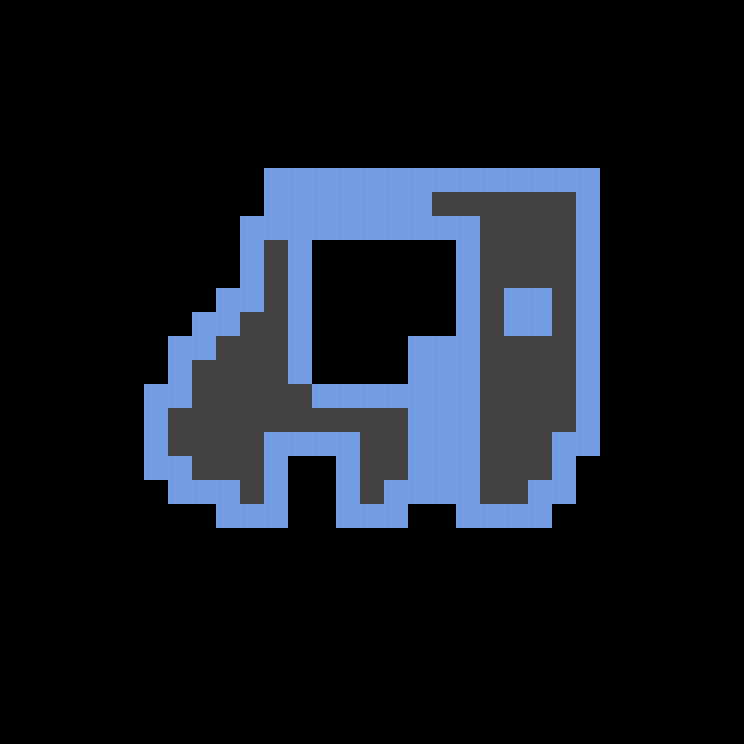

A 2D game scene composited from a Tiled map and its tileset images. What follows is a short description and the map's XML, with each tile layer's data collapsed to a summary:
An orthogonal 31x31 tile map with 24x24 px tiles, 1 tile layer (set), 2 tilesets.

<map version="1.4" tiledversion="1.4.2" orientation="orthogonal" renderorder="right-down" width="31" height="31" tilewidth="24" tileheight="24" infinite="0" nextlayerid="2" nextobjectid="1">
 <tileset firstgid="1" name="rules_sewers" tilewidth="24" tileheight="24" tilecount="6" columns="3">
  <image source="rules_sewers.png" width="72" height="48" />
 </tileset>
 <tileset firstgid="7" name="sewer_tileset" tilewidth="24" tileheight="24" tilecount="72" columns="8">
  <image source="../sewer_tileset.png" trans="ff00ff" width="192" height="217" />
 </tileset>
 <layer id="1" name="set" width="31" height="31">
  <data>[961 cells, 961 non-empty, 3 distinct tile ids]</data>
 </layer>
</map>
